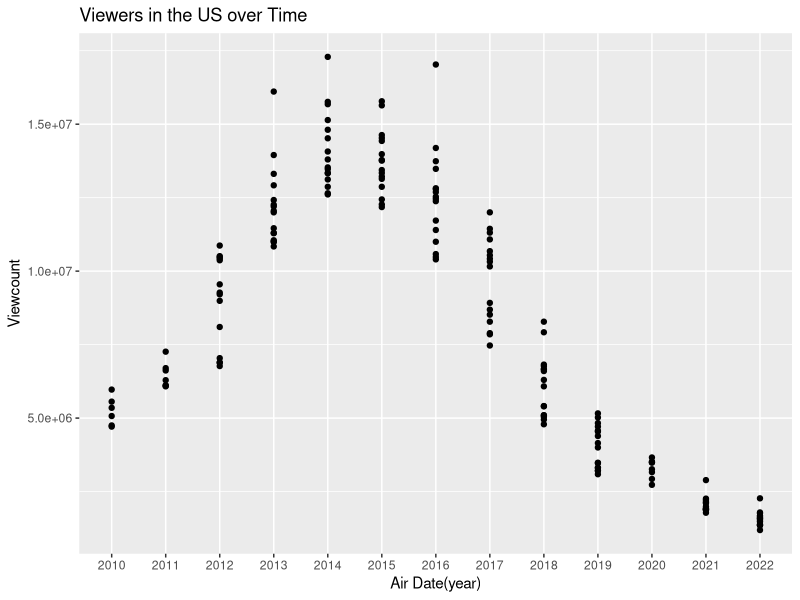
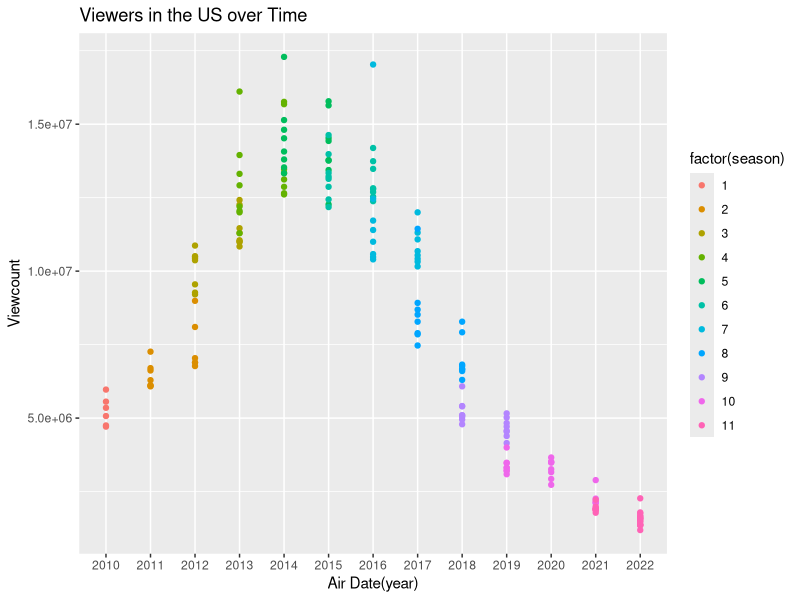
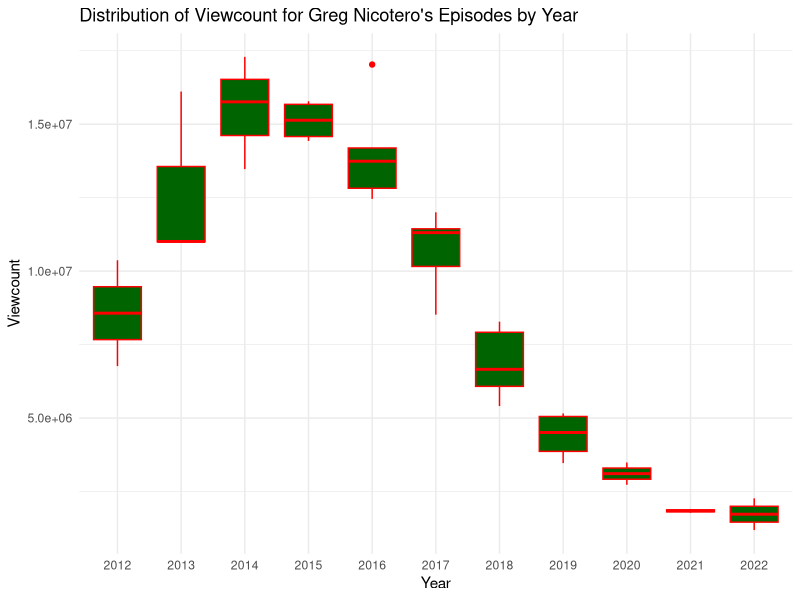
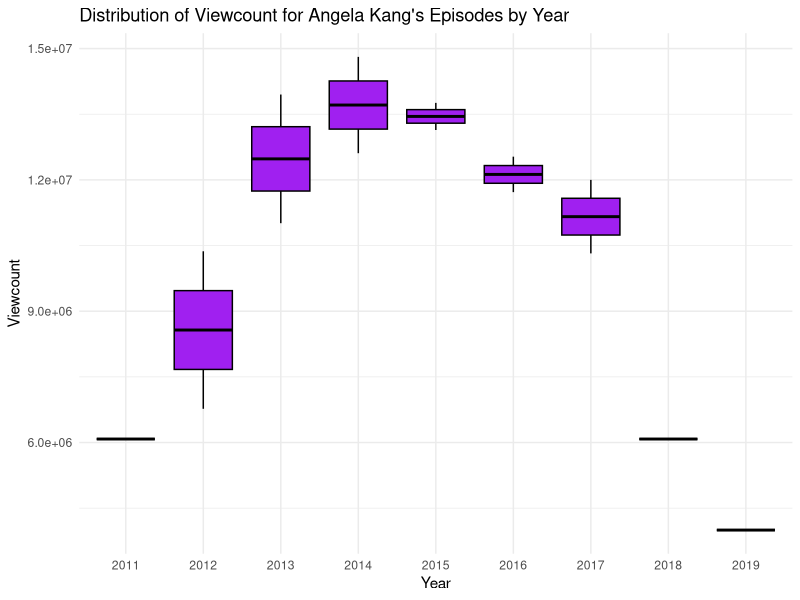
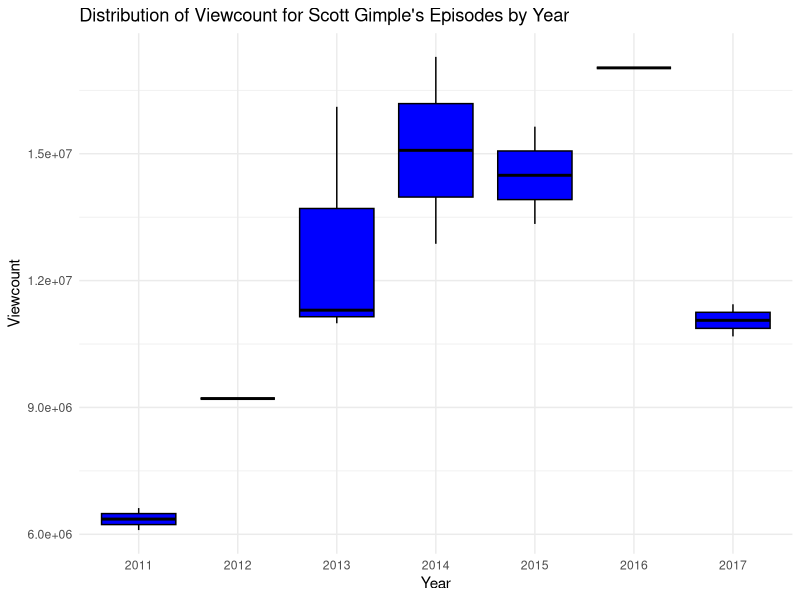

Recreate these plots in R, in order. (Note: this script raises an error after producing the figures.)
## ---- chunk 1
library(tidyverse)
library(ggplot2)
twd_episodes <- read.csv("the_walking_dead_episodes.csv")
twd_episodes$season <- as.double(twd_episodes$season)
glimpse(twd_episodes)
## ---- chunk 2
twd_episodes$original_air_date <- as.Date(twd_episodes$original_air_date, format = "%Y-%m-%d")
# extract year
twd_episodes$air_year<- format(twd_episodes$original_air_date, "%Y")
# plot
ggplot(data=twd_episodes, #data layer
       mapping = aes(x=air_year, y=us_viewers)) +
  geom_point() + #geometric layer
  labs(title="Viewers in the US over Time",
       x= "Air Date(year)", y= "Viewcount")
## ---- chunk 3
library(ggplot2)
ggplot(data=twd_episodes, #data layer
       mapping = aes(x=air_year, y=us_viewers, color=factor(season))) +
  geom_point() + #geometric layer
  labs(title="Viewers in the US over Time",
       x= "Air Date(year)", y= "Viewcount")
## ---- chunk 4
twd_episodes %>% group_by(directed_by) %>% summarise(episode_count=n(),average_viewcount=mean(us_viewers)) %>% arrange(desc(episode_count))
## ---- chunk 5
library(ggplot2)
greg_nicotero <- twd_episodes[twd_episodes$directed_by == "Greg Nicotero",]
ggplot(greg_nicotero, aes(x = factor(air_year), y = us_viewers)) +
  geom_boxplot(fill = "darkgreen", color="red") +
  labs(title = "Distribution of Viewcount for Greg Nicotero's Episodes by Year",
       x = "Year",
       y = "Viewcount") +
  theme_minimal()
## ---- chunk 6
library(tidyverse)
twd_episodes %>% group_by(written_by) %>% summarise(episode_count=n(),average_viewcount=mean(us_viewers)) %>% arrange(desc(episode_count))
## ---- chunk 7
library(ggplot2)
angela_kang <- twd_episodes[twd_episodes$written_by == "Angela Kang",]
ggplot(angela_kang, aes(x = factor(air_year), y = us_viewers)) +
  geom_boxplot(fill = "purple", color="black") +
  labs(title = "Distribution of Viewcount for Angela Kang's Episodes by Year",
       x = "Year",
       y = "Viewcount") +
  theme_minimal()
## ---- chunk 8
library(ggplot2)
scott <- twd_episodes[twd_episodes$written_by == "Scott M. Gimple",]
ggplot(scott, aes(x = factor(air_year), y = us_viewers)) +
  geom_boxplot(fill = "blue", color="black") +
  labs(title = "Distribution of Viewcount for Scott Gimple's Episodes by Year",
       x = "Year",
       y = "Viewcount") +
  theme_minimal()
## ---- chunk 9
summary_stats <- twd_imdb %>%
  group_by(season) %>%
  summarise(
    mean_imdb = mean(imdb_rating),
    min_imdb = min(imdb_rating),
    max_imdb = max(imdb_rating)
  )
summary_stats
## ---- chunk 10
twd_imdb <- read.csv("the_walking_dead_imdb.csv")
ggplot(data=twd_imdb, #data layer
       mapping = aes(x=season, y=imdb_rating)) +
  geom_point(color="brown") + #geometric layer
  labs(title= "IMDB score across seasons",
       x= "Season", y= "IMDB Rating") +
scale_x_continuous(breaks = seq(min(twd_imdb$season), max(twd_imdb$season), by = 1)) +
  scale_y_continuous(breaks = seq(min(twd_imdb$imdb_rating), max(twd_imdb$imdb_rating), by = 1))
## ---- chunk 11
director_freq <- twd_episodes %>% group_by(directed_by) %>% summarise(count=n()) %>% arrange(desc(count)) %>% top_n(5)
top_dir <- twd_episodes %>% filter(directed_by %in% director_freq$directed_by)
# plot 
ggplot(top_dir, aes(x = season, fill = directed_by)) +
  geom_bar(position = "dodge") +
  labs(title = "Top 5 Directors by Frequency across Season",
       x = "Season",
       y = "Frequency",
       fill = "Director") +
  theme_minimal() +   scale_x_continuous(breaks = unique(top_dir$season))
## ---- chunk 12
season_counts <- table(twd_episodes$season)
season_counts_df <- as.data.frame(season_counts)
names(season_counts_df) <- c("Season", "Frequency")
ggplot(data = season_counts_df, aes(x = Season, y = Frequency)) +
  geom_bar(stat = "identity", fill = "skyblue", color = "black") +
  labs(title = "Frequency of Episodes in Each Season",
       x = "Season", y = "Frequency") +
  theme_minimal()
